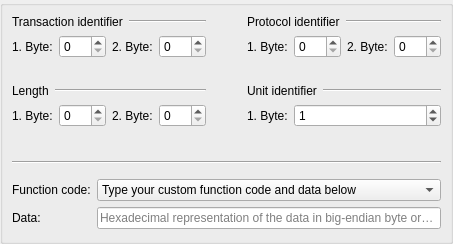
      <widget class="QWidget" name="page_2">
       <layout class="QGridLayout" name="gridLayout_9">
        <property name="leftMargin">
         <number>0</number>
        </property>
        <property name="topMargin">
         <number>0</number>
        </property>
        <property name="rightMargin">
         <number>0</number>
        </property>
        <property name="bottomMargin">
         <number>0</number>
        </property>
        <item row="0" column="0">
         <widget class="QGroupBox" name="groupBox_2">
          <property name="title">
           <string/>
          </property>
          <layout class="QGridLayout" name="gridLayout_6">
           <item row="0" column="0" colspan="3">
            <layout class="QGridLayout" name="gridLayout_3">
             <item row="0" column="0">
              <layout class="QVBoxLayout" name="verticalLayout_2">
               <item>
                <layout class="QHBoxLayout" name="horizontalLayout_7">
                 <item>
                  <widget class="QLabel" name="tiLabel">
                   <property name="sizePolicy">
                    <sizepolicy hsizetype="Maximum" vsizetype="Preferred">
                     <horstretch>0</horstretch>
                     <verstretch>0</verstretch>
                    </sizepolicy>
                   </property>
                   <property name="text">
                    <string>Transaction identifier</string>
                   </property>
                  </widget>
                 </item>
                 <item>
                  <widget class="Line" name="tiLine">
                   <property name="orientation">
                    <enum>Qt::Horizontal</enum>
                   </property>
                  </widget>
                 </item>
                </layout>
               </item>
               <item>
                <layout class="QHBoxLayout" name="horizontalLayout_4">
                 <item>
                  <widget class="QLabel" name="ti1Label">
                   <property name="sizePolicy">
                    <sizepolicy hsizetype="Maximum" vsizetype="Preferred">
                     <horstretch>0</horstretch>
                     <verstretch>0</verstretch>
                    </sizepolicy>
                   </property>
                   <property name="text">
                    <string>1. Byte:</string>
                   </property>
                   <property name="buddy">
                    <cstring>ti1Spin</cstring>
                   </property>
                  </widget>
                 </item>
                 <item>
                  <widget class="QSpinBox" name="ti1Spin">
                   <property name="maximum">
                    <number>255</number>
                   </property>
                  </widget>
                 </item>
                 <item>
                  <widget class="QLabel" name="ti2Label">
                   <property name="sizePolicy">
                    <sizepolicy hsizetype="Maximum" vsizetype="Preferred">
                     <horstretch>0</horstretch>
                     <verstretch>0</verstretch>
                    </sizepolicy>
                   </property>
                   <property name="text">
                    <string>2. Byte:</string>
                   </property>
                   <property name="buddy">
                    <cstring>ti2Spin</cstring>
                   </property>
                  </widget>
                 </item>
                 <item>
                  <widget class="QSpinBox" name="ti2Spin">
                   <property name="maximum">
                    <number>255</number>
                   </property>
                  </widget>
                 </item>
                </layout>
               </item>
              </layout>
             </item>
             <item row="0" column="1">
              <spacer name="horizontalSpacer_6">
               <property name="orientation">
                <enum>Qt::Horizontal</enum>
               </property>
               <property name="sizeType">
                <enum>QSizePolicy::Fixed</enum>
               </property>
               <property name="sizeHint" stdset="0">
                <size>
                 <width>35</width>
                 <height>20</height>
                </size>
               </property>
              </spacer>
             </item>
             <item row="0" column="2">
              <layout class="QVBoxLayout" name="verticalLayout">
               <item>
                <layout class="QHBoxLayout" name="horizontalLayout_6">
                 <item>
                  <widget class="QLabel" name="piLabel">
                   <property name="sizePolicy">
                    <sizepolicy hsizetype="Maximum" vsizetype="Preferred">
                     <horstretch>0</horstretch>
                     <verstretch>0</verstretch>
                    </sizepolicy>
                   </property>
                   <property name="text">
                    <string>Protocol identifier</string>
                   </property>
                  </widget>
                 </item>
                 <item>
                  <widget class="Line" name="piLine">
                   <property name="orientation">
                    <enum>Qt::Horizontal</enum>
                   </property>
                  </widget>
                 </item>
                </layout>
               </item>
               <item>
                <layout class="QHBoxLayout" name="horizontalLayout_5">
                 <item>
                  <widget class="QLabel" name="pi1Label">
                   <property name="sizePolicy">
                    <sizepolicy hsizetype="Maximum" vsizetype="Preferred">
                     <horstretch>0</horstretch>
                     <verstretch>0</verstretch>
                    </sizepolicy>
                   </property>
                   <property name="text">
                    <string>1. Byte:</string>
                   </property>
                   <property name="buddy">
                    <cstring>pi1Spin</cstring>
                   </property>
                  </widget>
                 </item>
                 <item>
                  <widget class="QSpinBox" name="pi1Spin">
                   <property name="maximum">
                    <number>255</number>
                   </property>
                  </widget>
                 </item>
                 <item>
                  <widget class="QLabel" name="pi2Label">
                   <property name="sizePolicy">
                    <sizepolicy hsizetype="Maximum" vsizetype="Preferred">
                     <horstretch>0</horstretch>
                     <verstretch>0</verstretch>
                    </sizepolicy>
                   </property>
                   <property name="text">
                    <string>2. Byte:</string>
                   </property>
                   <property name="buddy">
                    <cstring>pi2Spin</cstring>
                   </property>
                  </widget>
                 </item>
                 <item>
                  <widget class="QSpinBox" name="pi2Spin">
                   <property name="maximum">
                    <number>255</number>
                   </property>
                  </widget>
                 </item>
                </layout>
               </item>
              </layout>
             </item>
             <item row="1" column="0">
              <spacer name="verticalSpacer_3">
               <property name="orientation">
                <enum>Qt::Vertical</enum>
               </property>
               <property name="sizeType">
                <enum>QSizePolicy::Fixed</enum>
               </property>
               <property name="sizeHint" stdset="0">
                <size>
                 <width>20</width>
                 <height>20</height>
                </size>
               </property>
              </spacer>
             </item>
             <item row="1" column="2">
              <spacer name="verticalSpacer_4">
               <property name="orientation">
                <enum>Qt::Vertical</enum>
               </property>
               <property name="sizeType">
                <enum>QSizePolicy::Fixed</enum>
               </property>
               <property name="sizeHint" stdset="0">
                <size>
                 <width>20</width>
                 <height>20</height>
                </size>
               </property>
              </spacer>
             </item>
             <item row="2" column="0">
              <layout class="QVBoxLayout" name="verticalLayout_3">
               <item>
                <layout class="QHBoxLayout" name="horizontalLayout_8">
                 <item>
                  <widget class="QLabel" name="lLabel">
                   <property name="sizePolicy">
                    <sizepolicy hsizetype="Maximum" vsizetype="Preferred">
                     <horstretch>0</horstretch>
                     <verstretch>0</verstretch>
                    </sizepolicy>
                   </property>
                   <property name="text">
                    <string>Length</string>
                   </property>
                  </widget>
                 </item>
                 <item>
                  <widget class="Line" name="lLine">
                   <property name="orientation">
                    <enum>Qt::Horizontal</enum>
                   </property>
                  </widget>
                 </item>
                </layout>
               </item>
               <item>
                <layout class="QHBoxLayout" name="horizontalLayout_3">
                 <item>
                  <widget class="QLabel" name="l1Label">
                   <property name="sizePolicy">
                    <sizepolicy hsizetype="Maximum" vsizetype="Preferred">
                     <horstretch>0</horstretch>
                     <verstretch>0</verstretch>
                    </sizepolicy>
                   </property>
                   <property name="text">
                    <string>1. Byte:</string>
                   </property>
                   <property name="buddy">
                    <cstring>l1Spin</cstring>
                   </property>
                  </widget>
                 </item>
                 <item>
                  <widget class="QSpinBox" name="l1Spin">
                   <property name="maximum">
                    <number>255</number>
                   </property>
                  </widget>
                 </item>
                 <item>
                  <widget class="QLabel" name="l2Label">
                   <property name="sizePolicy">
                    <sizepolicy hsizetype="Maximum" vsizetype="Preferred">
                     <horstretch>0</horstretch>
                     <verstretch>0</verstretch>
                    </sizepolicy>
                   </property>
                   <property name="text">
                    <string>2. Byte:</string>
                   </property>
                   <property name="buddy">
                    <cstring>l2Spin</cstring>
                   </property>
                  </widget>
                 </item>
                 <item>
                  <widget class="QSpinBox" name="l2Spin">
                   <property name="maximum">
                    <number>255</number>
                   </property>
                  </widget>
                 </item>
                </layout>
               </item>
              </layout>
             </item>
             <item row="2" column="2">
              <layout class="QVBoxLayout" name="verticalLayout_4">
               <item>
                <layout class="QHBoxLayout" name="horizontalLayout_9">
                 <item>
                  <widget class="QLabel" name="uiLabel">
                   <property name="sizePolicy">
                    <sizepolicy hsizetype="Maximum" vsizetype="Preferred">
                     <horstretch>0</horstretch>
                     <verstretch>0</verstretch>
                    </sizepolicy>
                   </property>
                   <property name="text">
                    <string>Unit identifier</string>
                   </property>
                  </widget>
                 </item>
                 <item>
                  <widget class="Line" name="line_3">
                   <property name="orientation">
                    <enum>Qt::Horizontal</enum>
                   </property>
                  </widget>
                 </item>
                </layout>
               </item>
               <item>
                <layout class="QHBoxLayout" name="horizontalLayout_10">
                 <item>
                  <widget class="QLabel" name="ui1Label">
                   <property name="sizePolicy">
                    <sizepolicy hsizetype="Maximum" vsizetype="Preferred">
                     <horstretch>0</horstretch>
                     <verstretch>0</verstretch>
                    </sizepolicy>
                   </property>
                   <property name="text">
                    <string>1. Byte:</string>
                   </property>
                   <property name="buddy">
                    <cstring>ui1Spin</cstring>
                   </property>
                  </widget>
                 </item>
                 <item>
                  <widget class="QSpinBox" name="ui1Spin">
                   <property name="specialValueText">
                    <string>broadcast</string>
                   </property>
                   <property name="maximum">
                    <number>255</number>
                   </property>
                   <property name="value">
                    <number>1</number>
                   </property>
                  </widget>
                 </item>
                </layout>
               </item>
              </layout>
             </item>
            </layout>
           </item>
           <item row="1" column="0">
            <spacer name="verticalSpacer_5">
             <property name="orientation">
              <enum>Qt::Vertical</enum>
             </property>
             <property name="sizeType">
              <enum>QSizePolicy::Fixed</enum>
             </property>
             <property name="sizeHint" stdset="0">
              <size>
               <width>20</width>
               <height>20</height>
              </size>
             </property>
            </spacer>
           </item>
           <item row="2" column="0" rowspan="2" colspan="3">
            <widget class="Line" name="line_4">
             <property name="orientation">
              <enum>Qt::Horizontal</enum>
             </property>
            </widget>
           </item>
           <item row="3" column="1">
            <spacer name="verticalSpacer_6">
             <property name="orientation">
              <enum>Qt::Vertical</enum>
             </property>
             <property name="sizeType">
              <enum>QSizePolicy::Fixed</enum>
             </property>
             <property name="sizeHint" stdset="0">
              <size>
               <width>20</width>
               <height>20</height>
              </size>
             </property>
            </spacer>
           </item>
           <item row="4" column="0" colspan="3">
            <layout class="QGridLayout" name="gridLayout_5">
             <item row="0" column="0">
              <widget class="QLabel" name="fcTcpLabel">
               <property name="sizePolicy">
                <sizepolicy hsizetype="Maximum" vsizetype="Preferred">
                 <horstretch>0</horstretch>
                 <verstretch>0</verstretch>
                </sizepolicy>
               </property>
               <property name="text">
                <string>Function code:</string>
               </property>
               <property name="buddy">
                <cstring>fcTcpDrop</cstring>
               </property>
              </widget>
             </item>
             <item row="0" column="1">
              <widget class="QComboBox" name="fcTcpDrop">
               <property name="sizePolicy">
                <sizepolicy hsizetype="Expanding" vsizetype="Fixed">
                 <horstretch>0</horstretch>
                 <verstretch>0</verstretch>
                </sizepolicy>
               </property>
               <item>
                <property name="text">
                 <string>Type your custom function code and data below</string>
                </property>
               </item>
               <item>
                <property name="text">
                 <string>0x01 - ReadCoils</string>
                </property>
               </item>
               <item>
                <property name="text">
                 <string>0x02 - Read Discrete Inputs</string>
                </property>
               </item>
               <item>
                <property name="text">
                 <string>0x03 - Read Holding Registers</string>
                </property>
               </item>
               <item>
                <property name="text">
                 <string>0x04 - Read Input Registers</string>
                </property>
               </item>
               <item>
                <property name="text">
                 <string>0x05 - Write Single Coil</string>
                </property>
               </item>
               <item>
                <property name="text">
                 <string>0x06 - Write Single Register</string>
                </property>
               </item>
               <item>
                <property name="text">
                 <string>0x07 - Read Exception Status</string>
                </property>
               </item>
               <item>
                <property name="text">
                 <string>0x08 - Diagnostics</string>
                </property>
               </item>
               <item>
                <property name="text">
                 <string>0x0B - Get Comm Event Counter</string>
                </property>
               </item>
               <item>
                <property name="text">
                 <string>0x0C - Get Comm Event Log</string>
                </property>
               </item>
               <item>
                <property name="text">
                 <string>0x0F - Write Multiple Coils</string>
                </property>
               </item>
               <item>
                <property name="text">
                 <string>0x10 - Write Multiple Registers</string>
                </property>
               </item>
               <item>
                <property name="text">
                 <string>0x11 - Report Server Id</string>
                </property>
               </item>
               <item>
                <property name="text">
                 <string>0x14 - Read File Record</string>
                </property>
               </item>
               <item>
                <property name="text">
                 <string>0x15 - Write File Record</string>
                </property>
               </item>
               <item>
                <property name="text">
                 <string>0x16 - Mask Write Register</string>
                </property>
               </item>
               <item>
                <property name="text">
                 <string>0x17 - Read/Write Multiple Registers</string>
                </property>
               </item>
               <item>
                <property name="text">
                 <string>0x18 - Read Fifo Queue</string>
                </property>
               </item>
               <item>
                <property name="text">
                 <string>0x2B - Encapsulated Interface Transport</string>
                </property>
               </item>
              </widget>
             </item>
             <item row="1" column="0">
              <widget class="QLabel" name="pduTcpLabel">
               <property name="sizePolicy">
                <sizepolicy hsizetype="Maximum" vsizetype="Preferred">
                 <horstretch>0</horstretch>
                 <verstretch>0</verstretch>
                </sizepolicy>
               </property>
               <property name="text">
                <string>Data:</string>
               </property>
               <property name="buddy">
                <cstring>pduTcpLine</cstring>
               </property>
              </widget>
             </item>
             <item row="1" column="1">
              <widget class="QLineEdit" name="pduTcpLine">
               <property name="text">
                <string/>
               </property>
               <property name="placeholderText">
                <string>Hexadecimal representation of the data in big-endian byte order.</string>
               </property>
              </widget>
             </item>
            </layout>
           </item>
           <item row="5" column="2">
            <spacer name="verticalSpacer_2">
             <property name="orientation">
              <enum>Qt::Vertical</enum>
             </property>
             <property name="sizeHint" stdset="0">
              <size>
               <width>20</width>
               <height>3</height>
              </size>
             </property>
            </spacer>
           </item>
          </layout>
         </widget>
        </item>
       </layout>
      </widget>
